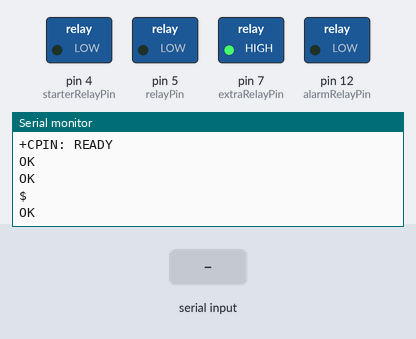
Bench run of a sketch on a simulated Arduino Uno, built with avr-gcc and run on an emulated ATmega328P. Shown: switched loads named in the sketch (green lamp = pin HIGH), the last lines printed to the serial monitor. The inputs (shaded band) are chosen by the test bench. The modem accepts every AT command (registered, SIM ready, sends succeed) and sends nothing else.

Above: at 10.7 s.
10.8 s: "+CMT:\n" received over the second serial link
At 13.7 s:
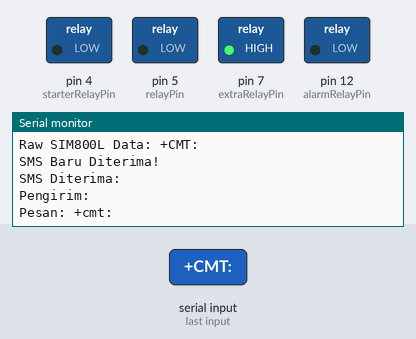
13.8 s: "bike on\n" received over the second serial link
At 15.4 s:
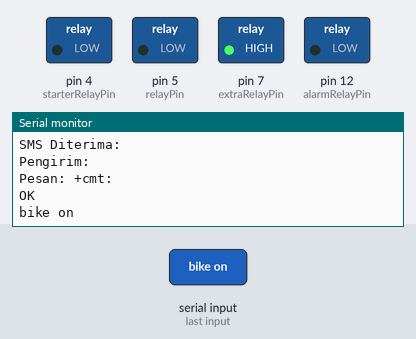
16.8 s: "bike off\n" received over the second serial link
At 19.2 s:
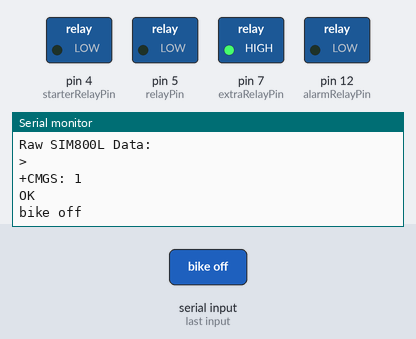

The sketch:

su_sng_tau_lai.ino
```cpp
#include <SoftwareSerial.h>
#include <AltSoftSerial.h>
#include <TinyGPS++.h>
#include <Wire.h>

// Nomor Telepon yang Diizinkan
const String AUTHORIZED_PHONE = "+6282199799982";

// Pin Konfigurasi
#define relayPin 5           // Relay utama (ON/OFF motor)
#define starterRelayPin 4    // Relay starter (seperti tombol starter)
#define vibrationPin 6       // Sensor getar
#define alarmRelayPin 12     // Relay alarm / buzzer / motor blokir
#define extraRelayPin 7      // Relay tambahan (COM & NC)

// Komunikasi Serial
#define rxPin 10
#define txPin 11
SoftwareSerial sim800(rxPin, txPin);
#define gpsRXPin 9
#define gpsTXPin 8
AltSoftSerial gpsSerial(gpsRXPin, gpsTXPin);
TinyGPSPlus gps;

// Variabel Status
String sms_status, sender_number, received_date, msg;
boolean ignition_status = false;
boolean reply_status = true;
boolean anti_theft = false;
boolean extraRelayStatus = true;  // Status awal ON

void setup() {
  Serial.begin(115200);
  sim800.begin(9600);
  gpsSerial.begin(9600);

  pinMode(relayPin, OUTPUT);
  pinMode(starterRelayPin, OUTPUT);
  pinMode(alarmRelayPin, OUTPUT);
  pinMode(vibrationPin, INPUT);
  pinMode(extraRelayPin, OUTPUT);

  digitalWrite(relayPin, LOW);
  digitalWrite(starterRelayPin, LOW);
  digitalWrite(alarmRelayPin, LOW);
  digitalWrite(extraRelayPin, HIGH);  // Relay tambahan aktif saat awal sistem

  initializeSIM800L();
}

void loop() {
  ignition_status = getIgnitionStatus();

  // Fitur Anti-pencurian dengan sensor getar
  if (anti_theft && digitalRead(vibrationPin) == HIGH) {
    digitalWrite(alarmRelayPin, HIGH);
    delay(3000);  // Alarm aktif selama 3 detik
    digitalWrite(alarmRelayPin, LOW);
  }

  // Baca data dari SIM800L
  while (sim800.available()) {
    parseData(sim800.readString());
  }

  // Debug via Serial Monitor
  while (Serial.available()) {
    sim800.println(Serial.readString());
  }
}

// Inisialisasi Modul SIM800L
void initializeSIM800L() {
  delay(7000);
  sendCommand("AT");
  sendCommand("ATE1");
  sendCommand("AT+CPIN?");
  sendCommand("AT+CMGF=1");
  sendCommand("AT+CNMI=1,2,0,0,0");
}

// Fungsi Kirim Perintah AT
void sendCommand(String command) {
  sim800.println(command);
  delay(500);
  while (sim800.available()) {
    Serial.write(sim800.read());
  }
}

// Parsing Data dari SIM800L
void parseData(String buff) {
  Serial.println("Raw SIM800L Data: " + buff);

  if (buff.indexOf("+CMT:") != -1) {
    Serial.println("SMS Baru Diterima!");
    extractSms(buff);
    doAction();
  }
}

// Ekstraksi SMS
void extractSms(String buff) {
  int senderStart = buff.indexOf("+CMT: \"") + 7;
  int senderEnd = buff.indexOf("\",\"", senderStart);
  sender_number = buff.substring(senderStart, senderEnd);

  int msgStart = buff.indexOf("\n", senderEnd) + 1;
  msg = buff.substring(msgStart);
  msg.trim();
  msg.toLowerCase();

  Serial.println("SMS Diterima:");
  Serial.println("Pengirim: " + sender_number);
  Serial.println("Pesan: " + msg);
}

// Aksi Berdasarkan SMS
void doAction() {
  if (sender_number != AUTHORIZED_PHONE) {
    sendSms("Nomor Anda tidak memiliki izin untuk memberikan perintah.");
    Serial.println("Nomor tidak diizinkan: " + sender_number);
    return;
  }

  if (msg == "bike on") {
    digitalWrite(relayPin, HIGH);
    sendSms("Motor dinyalakan");

  } else if (msg == "bike off") {
    digitalWrite(relayPin, LOW);
    sendSms("Motor dimatikan");

  } else if (msg == "bike start") {
    if (ignition_status) {
      startBike();  // Hanya jika motor sudah ON
    } else {
      sendSms("Tidak bisa melakukan starter. Hidupkan motor terlebih dahulu (bike on).");
    }

  } else if (msg == "get location") {
    sendSmsGPS();

  } else if (msg == "anti theft on") {
    anti_theft = true;
    sendSms("Anti-pencurian diaktifkan");

  } else if (msg == "anti theft off") {
    anti_theft = false;
    sendSms("Anti-pencurian dinonaktifkan");

  } else if (msg == "on") {
    digitalWrite(extraRelayPin, HIGH);
    extraRelayStatus = true;
    sendSms("Relay tambahan dihidupkan.");

  } else if (msg == "off") {
    digitalWrite(extraRelayPin, LOW);
    extraRelayStatus = false;
    sendSms("Relay tambahan dimatikan.");

  } else {
    sendSms("Perintah tidak dikenali.");
  }
}

// Fungsi Starter Motor Sementara
void startBike() {
  sendSms("Memulai starter...");
  Serial.println("Starter aktif");

  digitalWrite(starterRelayPin, HIGH);
  delay(3000);  // Aktif selama 3 detik
  digitalWrite(starterRelayPin, LOW);

  Serial.println("Starter selesai");
  sendSms("Starter selesai");
}

// Kirim SMS
void sendSms(String text) {
  sendCommand("AT+CMGF=1");
  sim800.print("AT+CMGS=\"" + sender_number + "\"\r");
  delay(500);
  sim800.print(text);
  sim800.write(0x1A);
  delay(2000);
  Serial.println("SMS berhasil dikirim.");
}

// Kirim Lokasi GPS
void sendSmsGPS() {
  boolean newData = false;

  for (unsigned long start = millis(); millis() - start < 10000;) {
    while (gpsSerial.available()) {
      if (gps.encode(gpsSerial.read())) {
        newData = true;
      }
    }
  }

  if (newData && gps.location.isUpdated()) {
    String gpsData = "http://maps.google.com/maps?q=loc:" +
                     String(gps.location.lat(), 6) + "," +
                     String(gps.location.lng(), 6);

    sendSms(gpsData);
    Serial.println("SMS berhasil dikirim: " + gpsData);
  } else {
    sendSms("GPS tidak tersedia.");
    Serial.println("GPS tidak tersedia.");
  }
}

// Status Ignition
boolean getIgnitionStatus() {
  return digitalRead(relayPin) == HIGH;
}
```

Measured:
- after the input at 10.8 s, the serial monitor: prints a new line after 2.8 s (image 1)
- after the input at 13.8 s, the serial monitor: prints a new line after 0.28 s (image 2)
- after the input at 16.8 s, the serial monitor: prints a new line after 1.0 s (image 3)
